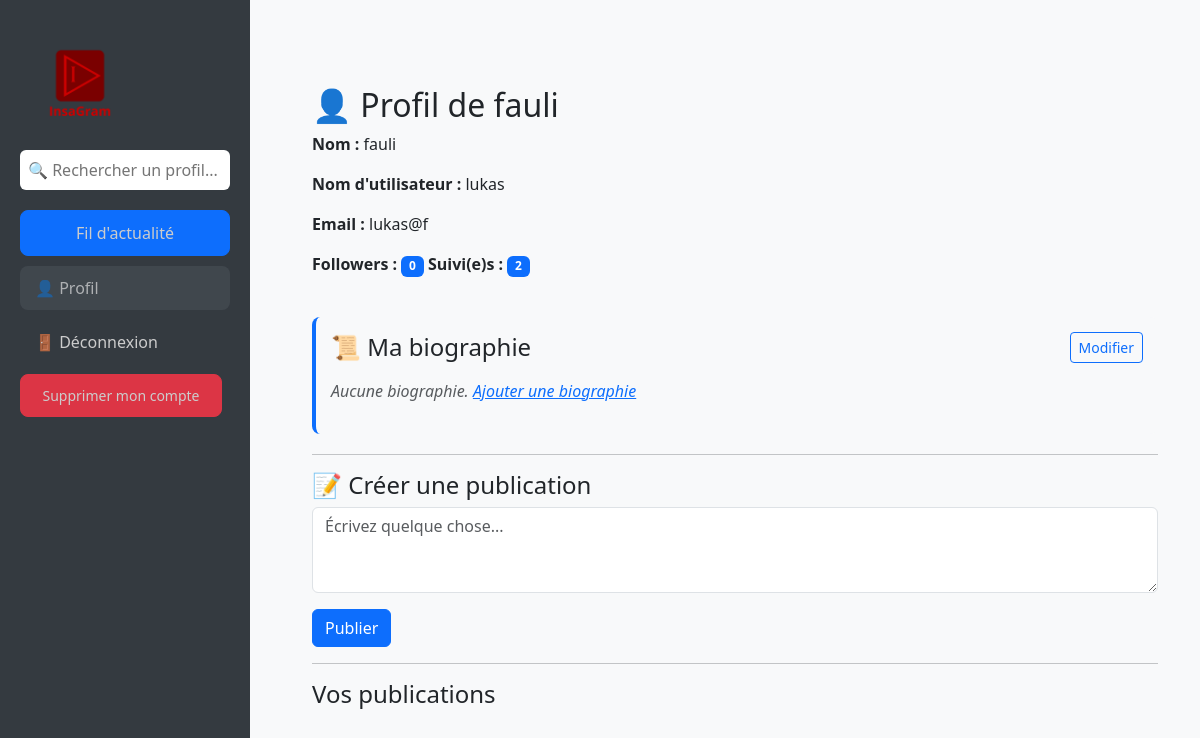
Before: /profile (signed in) with the older database file.
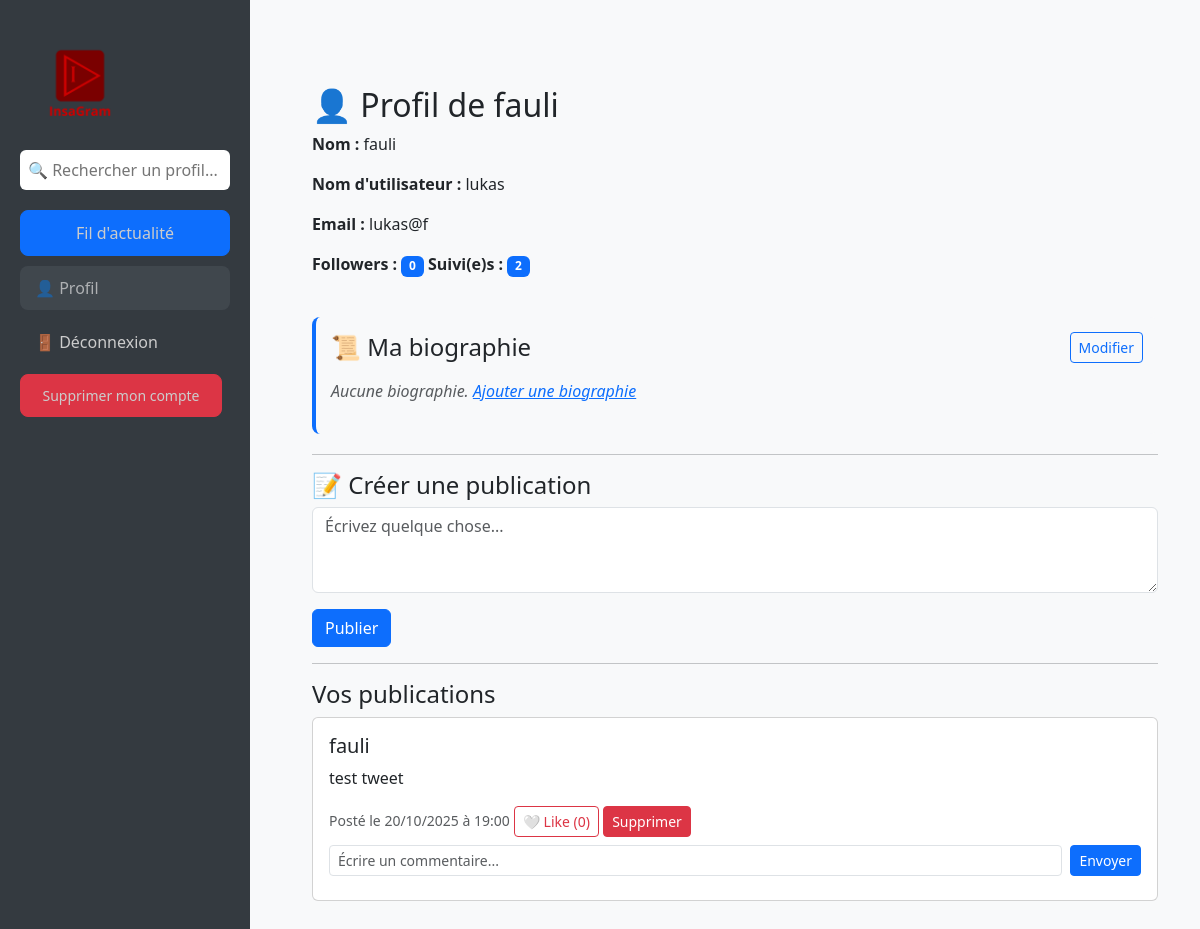
After: the same page with the newer database file.
### app.py (models this page shows, shortened)
class Post(db.Model):
    id = db.Column(db.Integer, primary_key=True)
    user_id = db.Column(db.Integer, db.ForeignKey('user.id'), nullable=False)
    content = db.Column(db.String(255), nullable=False)
    date_posted = db.Column(db.DateTime, default=lambda: datetime.now(PARIS))
    likes = db.relationship('Like', backref='post', lazy=True)
    comments = db.relationship('Comment', backref='post', lazy=True)

class User(db.Model):
    id = db.Column(db.Integer, primary_key=True)
    name = db.Column(db.String(80), unique=False, nullable=False)
    username = db.Column(db.String(80), unique=True, nullable=False)
    password = db.Column(db.String(80), nullable=False)
    email = db.Column(db.String(120), unique=True, nullable=False)
    biography = db.Column(db.Text, nullable=True)
    posts = db.relationship('Post', backref='author', lazy=True)
    followed = db.relationship(
        'User',
        secondary=followers,
        primaryjoin=(followers.c.follower_id == id),
        secondaryjoin=(followers.c.followed_id == id),
        backref=db.backref('followers', lazy='dynamic'),
        lazy='dynamic'
    )
    @property
    def followers_count(self):
        return self.followers.count()
    @property
    def following_count(self):
        return self.followed.count()

### app.py (the view)
@app.route('/profile')
def profile():
    if 'username' not in session:
        return redirect(url_for('login'))
    current_user = User.query.filter_by(username=session['username']).first()
    posts = Post.query.filter_by(user_id=current_user.id).order_by(Post.date_posted.desc()).all()
    liked_post_ids = [like.post_id for like in Like.query.filter_by(user_id=current_user.id).all()]
    liked_comment_ids = [like.comment_id for like in CommentLike.query.filter_by(user_id=current_user.id).all()]
    return render_template(
        'profile.html',
        user=current_user,
        posts=posts,
        current_user=current_user,
        liked_post_ids=liked_post_ids,
        liked_comment_ids=liked_comment_ids
    )

### templates/profile.html (shortened to what the changed rows need)
<!DOCTYPE html>
<html lang="fr">
<head>
    <link rel="stylesheet" href="https://cdn.jsdelivr.net/npm/bootstrap@5.3.0/dist/css/bootstrap.min.css">
</head>
<body>
    <div class="main-content bg-light">
<div class="container mt-5">
<div class="mb-4">
    <h2>👤 Profil de {{ user.name }}</h2>
        {% for post in posts %}
        <div class="card mb-3">
            <div class="card-body">
                <h5 class="card-title mb-2">
                    <a href="{{ url_for('user_profile', username=post.author.username) }}" class="text-decoration-none text-dark">
                        {{ post.author.name }}
                    </a>
                </h5>
                <p class="card-text">{{ post.content }}</p>
                <small class="text-muted">Posté le {{ post.date_posted.strftime('%d/%m/%Y à %H:%M') }}</small>
                {% if current_user %}
                    {% set liked = post.id in liked_post_ids %}
                    <form action="{{ url_for('like_post', post_id=post.id) }}" method="POST" style="display:inline;">
                        <button type="submit" class="btn btn-sm {% if liked %}btn-danger{% else %}btn-outline-danger{% endif %}">
                            {% if liked %}❤️{% else %}🤍{% endif %} Like ({{ post.likes | length }})
                        </button>
                    </form>
                    <form action="{{ url_for('delete_post', post_id=post.id) }}" method="POST" style="display:inline;">
                        <button type="submit" class="btn btn-danger btn-sm">
                        Supprimer
                        </button>
                    </form>
                {% endif %}
                {% if current_user %}
                <form action="{{ url_for('create_comment', post_id=post.id) }}" method="POST" class="mb-2 mt-2 d-flex">
                    <input type="text" name="content" class="form-control form-control-sm me-2" placeholder="Écrire un commentaire...">
                    <button type="submit" class="btn btn-sm btn-primary">Envoyer</button>
                </form>
                {% endif %}
        </div>
    </div>
    {% endfor %}
</div>
</div>
</body>
</html>

Changed rows visible on the page:
added Post: author.name "fauli", content "test tweet", date_posted "20/10/2025 à 19:00", likes|length "0"
